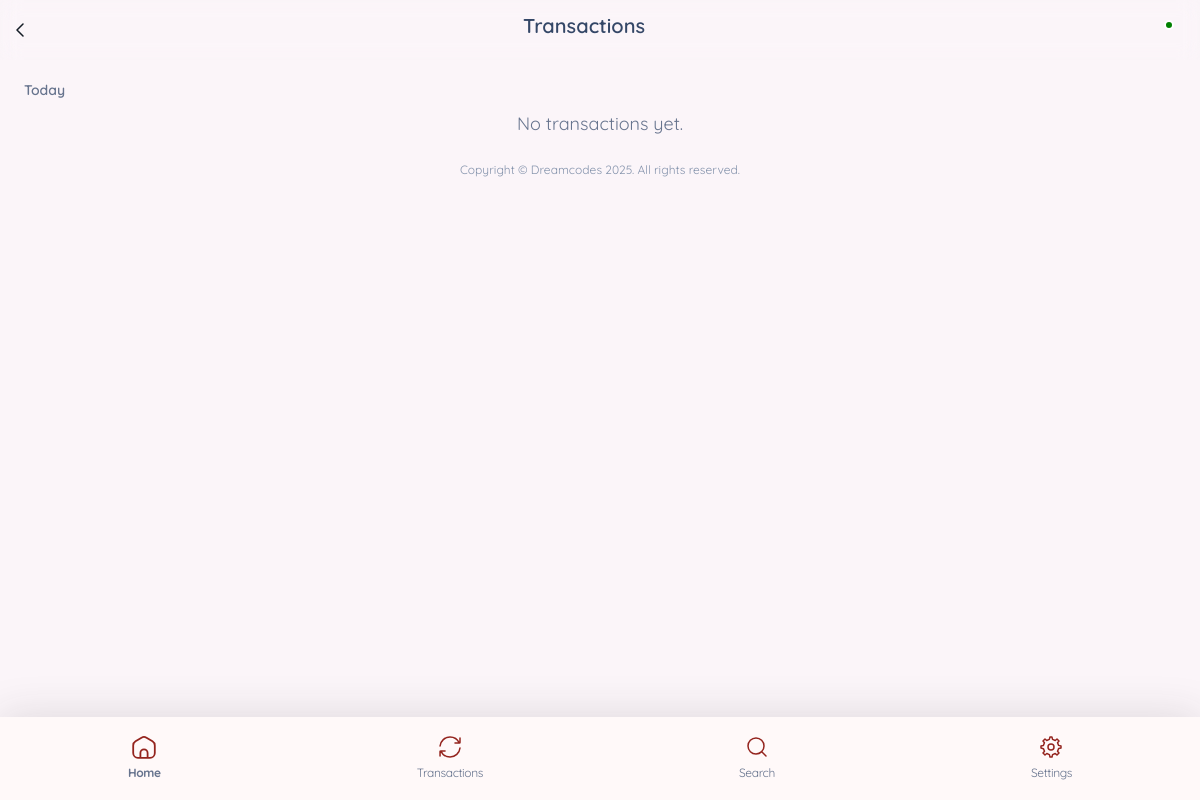
Before: /public/pages/transactions.php (signed in) with the older database file.
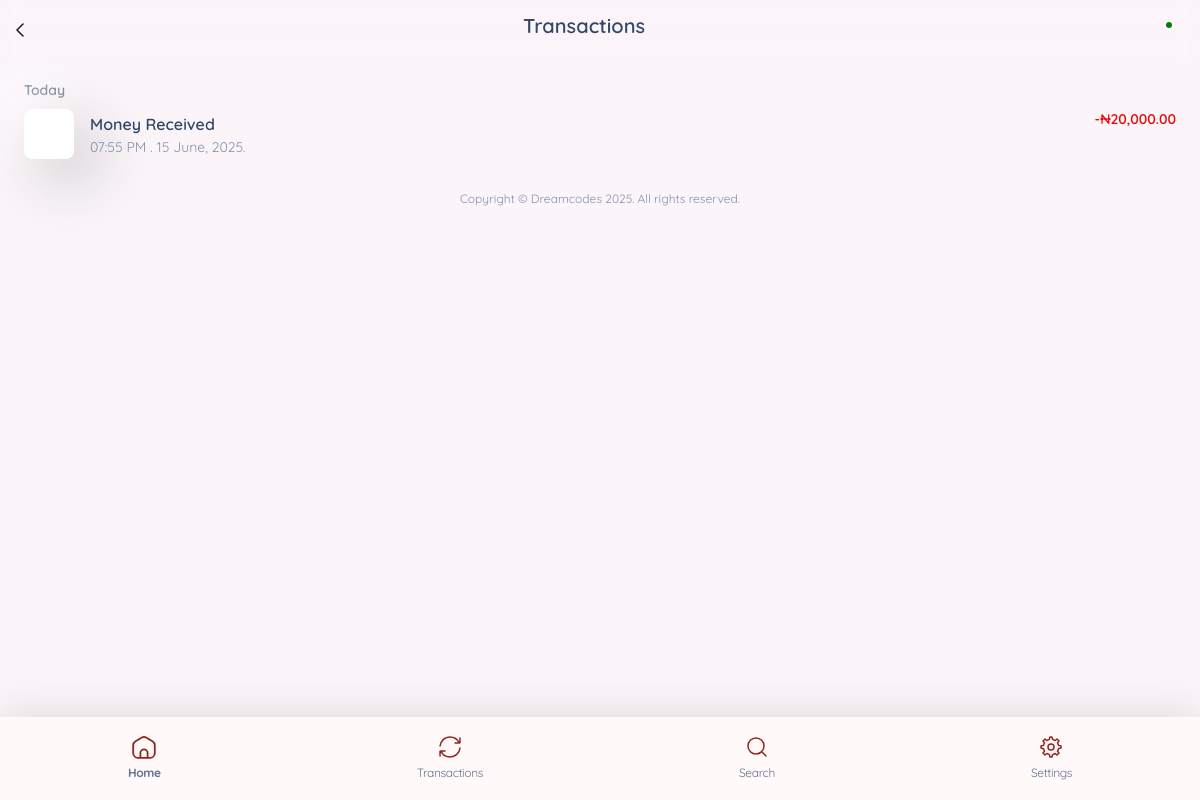
After: the same page with the newer database file.
### tables this page shows
CREATE TABLE `transactions` (
  `id` int(11) NOT NULL,
  `user_id` int(11) NOT NULL,
  `service_id` int(11) NOT NULL,
  `provider_id` int(11) DEFAULT NULL,
  `plan_id` int(11) DEFAULT NULL,
  `reference` varchar(200) NOT NULL,
  `type` varchar(50) NOT NULL,
  `direction` enum('credit','debit') NOT NULL DEFAULT 'debit',
  `amount` decimal(10,2) NOT NULL,
  `email` varchar(255) DEFAULT NULL,
  `status` enum('success','fail') NOT NULL DEFAULT 'fail',
  `created_at` timestamp NOT NULL DEFAULT current_timestamp(),
  `icon` varchar(50) DEFAULT NULL,
  `color` varchar(20) DEFAULT NULL,
  `description` varchar(255) DEFAULT NULL
);

### functions/Model.php (called while the page is built, shortened)
<?php
function getTransactions($pdo, $user_id, $limit = 5)
{
    try {
        $limit = (int)$limit;
        $stmt = $pdo->prepare("SELECT id, user_id, service_id, type, direction, amount, status, created_at, icon, color, description FROM transactions WHERE user_id = ? ORDER BY created_at DESC LIMIT $limit");
        $stmt->execute([$user_id]);
        $transactions = $stmt->fetchAll();
        return $transactions ?: [];
    } catch (PDOException $e) {
        echo $e->getMessage();
        return [];
    }
}

### public/pages/transactions.php (the view, shortened to what this page needs)
<?php
require __DIR__ . '/../../config/config.php';
require __DIR__ . '/../../functions/Model.php';
require __DIR__ . '/../partials/header.php';
?>
<body>
    <main class="container-fluid py-4">
        <header>
            <div class="page-header mb-4 text-center">
                <svg class="header-back-button" width="8" height="14" viewBox="0 0 8 14" fill="none" xmlns="http://www.w3.org/2000/svg">
                    <path d="M7 1L1 7L7 13" stroke="#141C25" stroke-width="1.5" stroke-linecap="round" stroke-linejoin="round" />
                </svg>
                <h5 class="fw-bold">Transactions</h5>
                <div class="notification-icon">
                    <a href="notifications.php">
                        <span class="notification-badge"></span>
                    </a>
                </div>
            </div>
        </header>
        <div>
            <p class="text-sm mb-2">
                <span class="font-weight-bold">Today</span>
            </p>
            <div class="transaction-list">
                <?php
                $transactions = getTransactions($pdo, $user_id, 50);
                if (!$transactions) {
                    echo '<p class="text-center text-muted">No transactions yet.</p>';
                } else {
                    foreach ($transactions as $transaction) {
                        $icon = getTransactionIcon($transaction['type']);
                        $textColor = $transaction['type'] == 'Deposit' ? 'text-success' : 'text-danger';
                        $formattedAmount = number_format($transaction['amount'], 2);
                        $date = date("h:i A . d F, Y.", strtotime($transaction['created_at']));
                        $prefix = ($transaction['type'] === 'Deposit') ? '+₦' : '-₦';
                        if ($transactions) {
                ?>
                            <div class='d-flex justify-content-between align-items-start mb-3 pb-2'>
                                <div class='d-flex align-items-center gap-3'>
                                    <div class='transaction-icon p-2 text-white'><?= $icon ?></div>
                                    <div>
                                        <h6 class='mb-0'><?= $transaction['type'] ?></h6>
                                        <p class='text-sm text-secondary mb-0'><?= $date ?></p>
                                    </div>
                                </div>
                                <span class='<?= $textColor ?> fw-semibold text-sm'><?= $prefix . $formattedAmount ?></span>
                            </div>
                <?php
                        }
                    }
                }
                ?>
            </div>
        </div>
        <?php require __DIR__ . '/../partials/bottom-nav.php' ?>
        <footer class="my-4">
            <p class="text-xs text-center text-secondary">Copyright &copy; Dreamcodes 2025. All rights reserved.</p>
        </footer>
    </main>
</body>
</html>

Changed rows visible on the page:
added transactions: type "Money Received", created_at "07:55 PM . 15 June, 2025.", type "-₦", amount "20,000.00"
Other visible differences:
text no longer shown: "No transactions yet."
